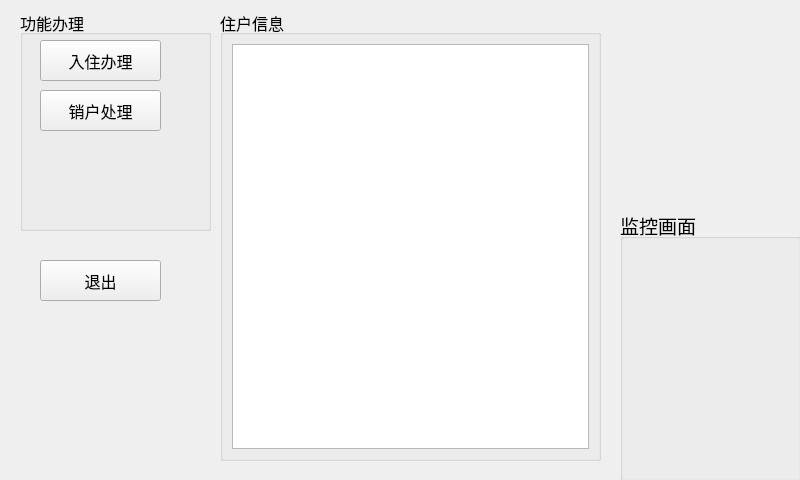
<?xml version="1.0" encoding="UTF-8"?>
<ui version="4.0">
 <class>ManageMain</class>
 <widget class="QWidget" name="ManageMain">
  <property name="geometry">
   <rect>
    <x>0</x>
    <y>0</y>
    <width>800</width>
    <height>480</height>
   </rect>
  </property>
  <property name="windowTitle">
   <string>Form</string>
  </property>
  <widget class="QGroupBox" name="groupBox">
   <property name="geometry">
    <rect>
     <x>620</x>
     <y>210</y>
     <width>181</width>
     <height>271</height>
    </rect>
   </property>
   <property name="font">
    <font>
     <family>Arial</family>
     <pointsize>14</pointsize>
    </font>
   </property>
   <property name="title">
    <string>监控画面</string>
   </property>
  </widget>
  <widget class="QGroupBox" name="groupBox_2">
   <property name="geometry">
    <rect>
     <x>20</x>
     <y>10</y>
     <width>191</width>
     <height>221</height>
    </rect>
   </property>
   <property name="font">
    <font>
     <family>Arial</family>
     <pointsize>12</pointsize>
    </font>
   </property>
   <property name="title">
    <string>功能办理</string>
   </property>
   <widget class="QPushButton" name="joinBT">
    <property name="geometry">
     <rect>
      <x>20</x>
      <y>30</y>
      <width>121</width>
      <height>41</height>
     </rect>
    </property>
    <property name="font">
     <font>
      <family>Arial</family>
      <pointsize>12</pointsize>
     </font>
    </property>
    <property name="text">
     <string>入住办理</string>
    </property>
   </widget>
   <widget class="QPushButton" name="delBT">
    <property name="geometry">
     <rect>
      <x>20</x>
      <y>80</y>
      <width>121</width>
      <height>41</height>
     </rect>
    </property>
    <property name="font">
     <font>
      <family>Arial</family>
      <pointsize>12</pointsize>
     </font>
    </property>
    <property name="text">
     <string>销户处理</string>
    </property>
   </widget>
  </widget>
  <widget class="QPushButton" name="retBt">
   <property name="geometry">
    <rect>
     <x>40</x>
     <y>260</y>
     <width>121</width>
     <height>41</height>
    </rect>
   </property>
   <property name="font">
    <font>
     <family>Arial</family>
     <pointsize>12</pointsize>
    </font>
   </property>
   <property name="text">
    <string>退出</string>
   </property>
  </widget>
  <widget class="QGroupBox" name="groupBox_3">
   <property name="geometry">
    <rect>
     <x>220</x>
     <y>10</y>
     <width>381</width>
     <height>451</height>
    </rect>
   </property>
   <property name="font">
    <font>
     <family>Arial</family>
     <pointsize>12</pointsize>
    </font>
   </property>
   <property name="title">
    <string>住户信息</string>
   </property>
   <layout class="QGridLayout" name="gridLayout">
    <item row="0" column="0">
     <widget class="QTableWidget" name="show"/>
    </item>
   </layout>
  </widget>
 </widget>
 <resources/>
 <connections/>
</ui>
